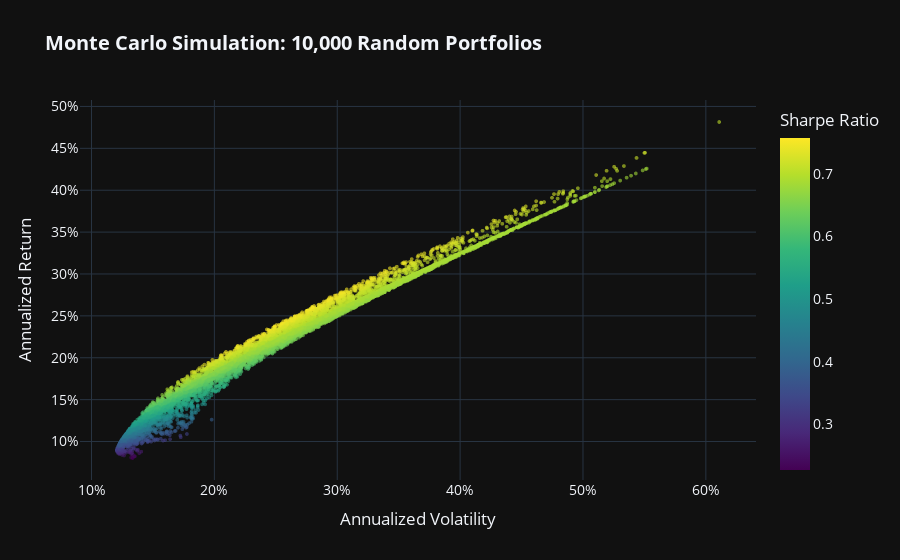

Source (notebook cell):
### Code cell
# Visualize Monte Carlo Simulation Results
fig = px.scatter(
    mc_results,
    x='Volatility',
    y='Return',
    color='Sharpe',
    color_continuous_scale='Viridis',
    title=f'<b>Monte Carlo Simulation: {N_PORTFOLIOS:,} Random Portfolios</b>',
    labels={
        'Volatility': 'Annualized Volatility',
        'Return': 'Annualized Return',
        'Sharpe': 'Sharpe Ratio'
    },
    template='plotly_dark',
    opacity=0.6
)

fig.update_traces(marker=dict(size=4))
fig.update_layout(
    font=dict(size=14),
    xaxis_tickformat='.0%',
    yaxis_tickformat='.0%'
)
fig.show()

### Figure 1 — Plotly figure (JSON) as saved in the notebook; plotly's stock layout.template omitted (floating-point values rounded to 4 significant figures; data arrays with more than 128 entries replaced by an {"elided": "..."} marker saying what was removed)
{"data": [{"hovertemplate": "Annualized Volatility=%{x}<br>Annualized Return=%{y}<br>Sharpe Ratio=%{marker.color}<extra></extra>", "legendgroup": "", "marker": {"color": {"elided": "10000 float values"}, "coloraxis": "coloraxis", "opacity": 0.6, "size": 4, "symbol": "circle"}, "mode": "markers", "name": "", "showlegend": false, "type": "scattergl", "x": {"elided": "10000 float values"}, "xaxis": "x", "y": {"elided": "10000 float values"}, "yaxis": "y"}], "layout": {"coloraxis": {"colorbar": {"title": {"text": "Sharpe Ratio"}}, "colorscale": [[0.0, "#440154"], [0.1111, "#482878"], [0.2222, "#3e4989"], [0.3333, "#31688e"], [0.4444, "#26828e"], [0.5556, "#1f9e89"], [0.6667, "#35b779"], [0.7778, "#6ece58"], [0.8889, "#b5de2b"], [1.0, "#fde725"]]}, "font": {"size": 14}, "legend": {"tracegroupgap": 0}, "title": {"text": "<b>Monte Carlo Simulation: 10,000 Random Portfolios</b>"}, "xaxis": {"anchor": "y", "domain": [0.0, 1.0], "tickformat": ".0%", "title": {"text": "Annualized Volatility"}}, "yaxis": {"anchor": "x", "domain": [0.0, 1.0], "tickformat": ".0%", "title": {"text": "Annualized Return"}}}}
